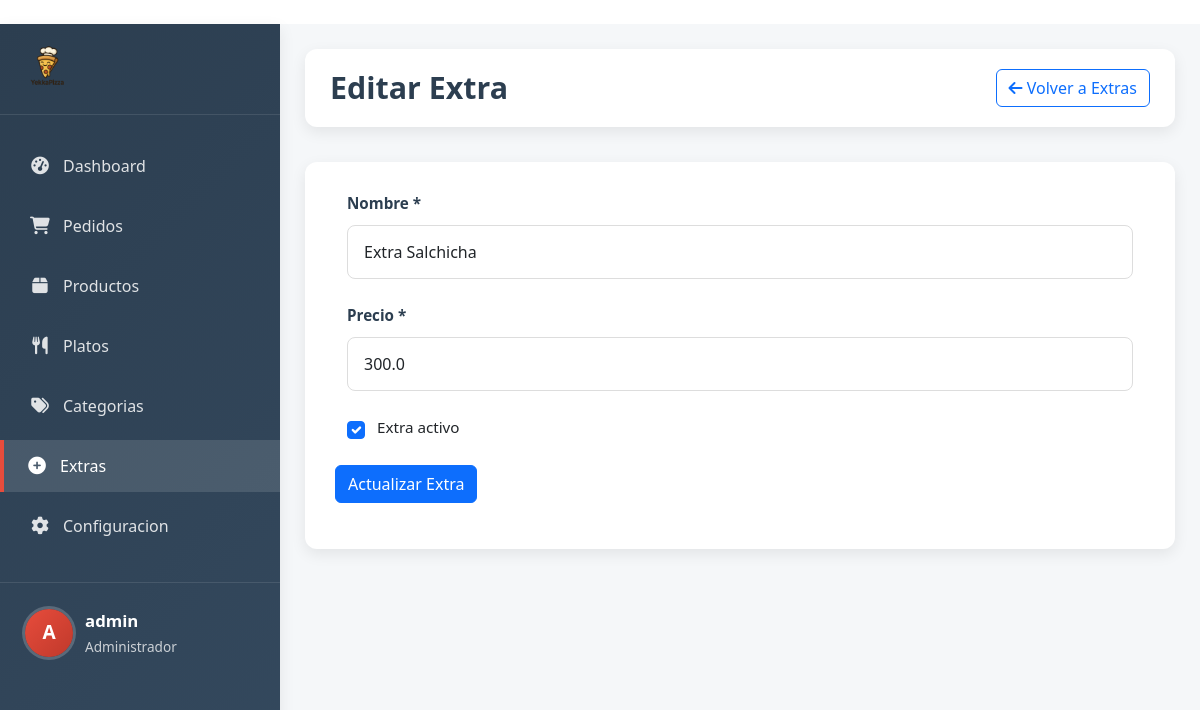
The page /admin/extra/editar/1 (signed in) on the database its author committed.
### app.py (models this page shows)
class Configuracion(db.Model):
    id = db.Column(db.Integer, primary_key=True)
    nombre_restaurante = db.Column(db.String(100), default="Mi Restaurante")
    telefono = db.Column(db.String(20), default="+1234567890")
    direccion = db.Column(db.String(200), default="Dirección del restaurante")
    logo = db.Column(db.String(200), default="logo.png")
    impuesto = db.Column(db.Float, default=0.0)
    max_extras = db.Column(db.Integer, default=5)

class Extra(db.Model):
    id = db.Column(db.Integer, primary_key=True)
    nombre = db.Column(db.String(100), nullable=False)
    precio = db.Column(db.Float, nullable=False)
    activo = db.Column(db.Boolean, default=True)

### app.py (the view, shortened to what this page needs)
@app.route('/admin/extra/editar/<int:extra_id>', methods=['GET', 'POST'])
@login_required
def editar_extra(extra_id):
    extra = Extra.query.get_or_404(extra_id)
    config = Configuracion.query.first()
    if not config:
        config = Configuracion()
        db.session.add(config)
        db.session.commit()
    return render_template('admin/editar_extra.html', extra=extra,config=config)

### app.py (called while the page is built)
def login_required(f):
    @wraps(f)
    def decorated_function(*args, **kwargs):
        if 'user_id' not in session:
            return redirect(url_for('login'))
        return f(*args, **kwargs)
    return decorated_function

### templates/admin/editar_extra.html (shortened to what this page needs)
{% extends "admin/base.html" %}
{% block extra_css %}
<link rel="stylesheet" href="{{ url_for('static', filename='css/admin.css') }}">
{% endblock %}
{% block content %}
<div class="admin-container">
    {% include 'admin/sidebar.html' %}
    <div class="admin-main">
        <div class="admin-header">
            <h1 class="admin-title">{{ 'Editar' if extra else 'Nuevo' }} Extra</h1>
            <div class="admin-actions">
                <a href="{{ url_for('admin_extras') }}" class="btn btn-outline-primary">
                    <i class="fas fa-arrow-left"></i> Volver a Extras
                </a>
            </div>
        </div>
        <div class="admin-form-container">
            <form method="POST" action="{{ url_for('editar_extra', extra_id=extra.id) if extra else url_for('nuevo_extra') }}">
                <div class="form-group">
                    <label for="nombre" class="form-label">Nombre *</label>
                    <input type="text" class="form-control" id="nombre" name="nombre" value="{{ extra.nombre if extra else '' }}" required>
                </div>
                <div class="form-group">
                    <label for="precio" class="form-label">Precio *</label>
                    <input type="number" step="0.01" class="form-control" id="precio" name="precio" value="{{ extra.precio if extra else '' }}" required>
                </div>
                <div class="form-group">
                    <div class="form-check">
                        <input class="form-check-input" type="checkbox" id="activo" name="activo" {% if not extra or extra.activo %}checked{% endif %}>
                        <label class="form-check-label" for="activo">
                            Extra activo
                        </label>
                    </div>
                </div>
                <button type="submit" class="btn btn-primary">{{ 'Actualizar' if extra else 'Crear' }} Extra</button>
            </form>
        </div>
    </div>
</div>
{% endblock %}

### templates/admin/sidebar.html (shortened to what this page needs)
<div class="admin-sidebar">
    <div class="admin-brand">
        <img src="{% if config.logo %}{{ url_for('uploaded_file', filename=config.logo) }}{% else %}{{ url_for('static', filename='images/logo.png') }}{% endif %}" alt="Logo">
    </div>
    <ul class="admin-menu">
        <li><a href="{{ url_for('admin_panel') }}" class="{% if request.endpoint == 'admin_panel' %}active{% endif %}"><i class="fas fa-tachometer-alt"></i> <span>Dashboard</span></a></li>
        <li><a href="{{ url_for('admin_pedidos') }}" class="{% if request.endpoint == 'admin_pedidos' or request.endpoint == 'ver_pedido' %}active{% endif %}"><i class="fas fa-shopping-cart"></i> <span>Pedidos</span></a></li>
        <li><a href="{{ url_for('admin_productos') }}" class=""><i class="fas fa-box"></i> <span>Productos</span></a></li>
        <li><a href="{{ url_for('admin_platos') }}" class=""><i class="fas fa-utensils"></i> <span>Platos</span></a></li>
        <li><a href="{{ url_for('admin_categorias') }}" class=""><i class="fas fa-tags"></i> <span>Categorias</span></a></li>
        <li><a href="{{ url_for('admin_extras') }}" class="{% if request.endpoint == 'admin_extras' or request.endpoint == 'nuevo_extra' or request.endpoint == 'editar_extra' %}active{% endif %}"><i class="fas fa-plus-circle"></i> <span>Extras</span></a></li>
        <li><a href="{{ url_for('admin_configuracion') }}" class="{% if request.endpoint == 'admin_configuracion' %}active{% endif %}"><i class="fas fa-cog"></i> <span>Configuracion</span></a></li>
    </ul>
    <div class="admin-user">
        <div class="admin-user-info">
            <div class="admin-user-avatar">
                {{ session.username[0]|upper }}
            </div>
            <div class="admin-user-details">
                <div class="admin-user-name">{{ session.username }}</div>
                <div class="admin-user-role">Administrador</div>
            </div>
        </div>
    </div>
</div>

### static/css/admin.css (style rules this page uses)
:root { --primary-color: #e74c3c; --primary-light: #ffebe9; --primary-dark: #c0392b; --secondary-color: #3498db; --success-color: #27ae60; --warning-color: #f39c12; --danger-color: #e74c3c; --dark-color: #2c3e50; --dark-light: #34495e; --gray-color: #7f8c8d; --gray-light: #ecf0f1; --text-dark: #2d3436; --text-light: #ffffff; --shadow: 0 5px 15px rgba(0, 0, 0, 0.08); --shadow-hover: 0 8px 25px rgba(0, 0, 0, 0.12); }
.admin-container { display: flex; min-height: 100vh; background-color: #f8f9fa; font-family: 'Segoe UI', Tahoma, Geneva, Verdana, sans-serif; }
.admin-sidebar { width: 280px; background: linear-gradient(135deg, var(--dark-color) 0%, var(--dark-light) 100%); color: var(--text-light); padding: 20px 0; position: fixed; height: 100vh; overflow-y: auto; box-shadow: var(--shadow); z-index: 1000; transition: all 0.3s ease; }
.admin-brand { padding: 0 25px 25px; border-bottom: 1px solid rgba(255, 255, 255, 0.1); margin-bottom: 25px; display: flex; align-items: center; }
.admin-brand img { height: 45px; margin-right: 12px; border-radius: 6px; }
.admin-menu { list-style: none; padding: 0; margin: 0; }
.admin-menu li { margin-bottom: 8px; }
.admin-menu a { display: flex; align-items: center; padding: 14px 25px; color: rgba(255, 255, 255, 0.85); text-decoration: none; transition: all 0.3s ease; border-left: 4px solid transparent; font-weight: 500; }
.admin-menu a:hover, .admin-menu a.active { background-color: rgba(255, 255, 255, 0.12); color: var(--text-light); border-left-color: var(--primary-color); padding-left: 22px; }
.admin-menu i { width: 22px; margin-right: 12px; text-align: center; font-size: 1.1rem; }
.admin-user { padding: 25px; border-top: 1px solid rgba(255, 255, 255, 0.1); margin-top: 30px; }
.admin-user-info { display: flex; align-items: center; }
.admin-user-avatar { width: 48px; height: 48px; border-radius: 50%; background: linear-gradient(135deg, var(--primary-color), var(--primary-dark)); display: flex; align-items: center; justify-content: center; margin-right: 12px; font-weight: bold; color: white; font-size: 1.2rem; box-shadow: 0 0 0 3px rgba(255, 255, 255, 0.2); }
.admin-user-details { flex: 1; }
.admin-user-name { font-weight: 600; margin-bottom: 4px; font-size: 1.05rem; }
.admin-user-role { font-size: 0.85rem; color: rgba(255, 255, 255, 0.75); }
.admin-main { flex: 1; margin-left: 280px; padding: 25px; transition: all 0.3s ease; background-color: #f5f7f9; }
.admin-header { display: flex; justify-content: space-between; align-items: center; margin-bottom: 35px; background-color: white; padding: 20px 25px; border-radius: 12px; box-shadow: var(--shadow); }
.admin-title { font-size: 1.9rem; color: var(--dark-color); margin: 0; font-weight: 700; }
.admin-actions { display: flex; gap: 12px; }
.admin-form-container { background-color: white; border-radius: 12px; padding: 30px; box-shadow: var(--shadow); margin-bottom: 35px; }
.form-group { flex: 1 0 calc(50% - 24px); margin: 0 12px 25px; }
.form-label { display: block; margin-bottom: 10px; font-weight: 600; color: var(--dark-color); font-size: 0.95rem; }
.form-control { width: 100%; padding: 14px 16px; border: 1px solid #ddd; border-radius: 8px; font-size: 1rem; transition: all 0.3s ease; }
.form-check { display: flex; align-items: center; margin-bottom: 18px; }
.form-check-input { margin-right: 12px; width: 18px; height: 18px; }
.form-check-label { margin-bottom: 0; font-size: 0.95rem; }

### templates/admin/base.html (style rules this page uses)
body { margin: 0; padding: 0; display: flex; flex-direction: column; min-height: 100vh; overflow-x: hidden; }

### rows shown on the page
Configuracion: logo (picture)
Extra: nombre "Extra Salchicha", precio "300.0", activo "☑"

### other values the page prints
{{ session.username[0]|upper }} "A"
{{ session.username }} "admin"
{{ 'Editar' if extra else 'Nuevo' }} "Editar"
{{ 'Actualizar' if extra else 'Crear' }} "Actualizar"
